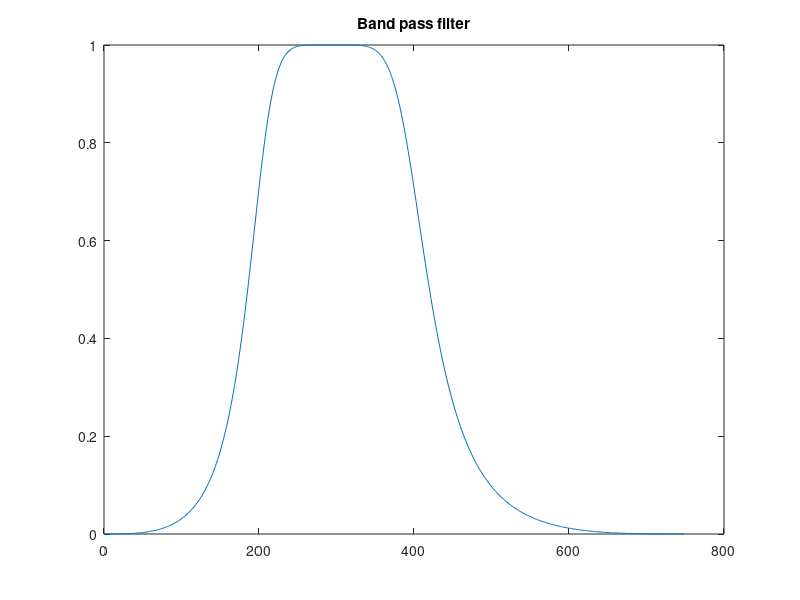

Reproduce this figure in MATLAB.
%Bandpass filter, with f1=100Hz,f2=200Hz,f3=400Hz,f4=500Hz,Fs=1500
%alpha_p = 3db, alpha_s=15dB

fs = [100,500];
fp = [200,400];
Fs=1500;
ap=3;
as=15;
nfs = 2*fs/Fs;
nfp = 2*fp/Fs;
[n, nf] = buttord(nfp,nfs,ap,as);
[b, a] = butter(n, nf, 'bandpass');
[h, f] = freqz(b,a,512,Fs);
y = abs(h);
plot(f,y);
title('Band pass filter')
